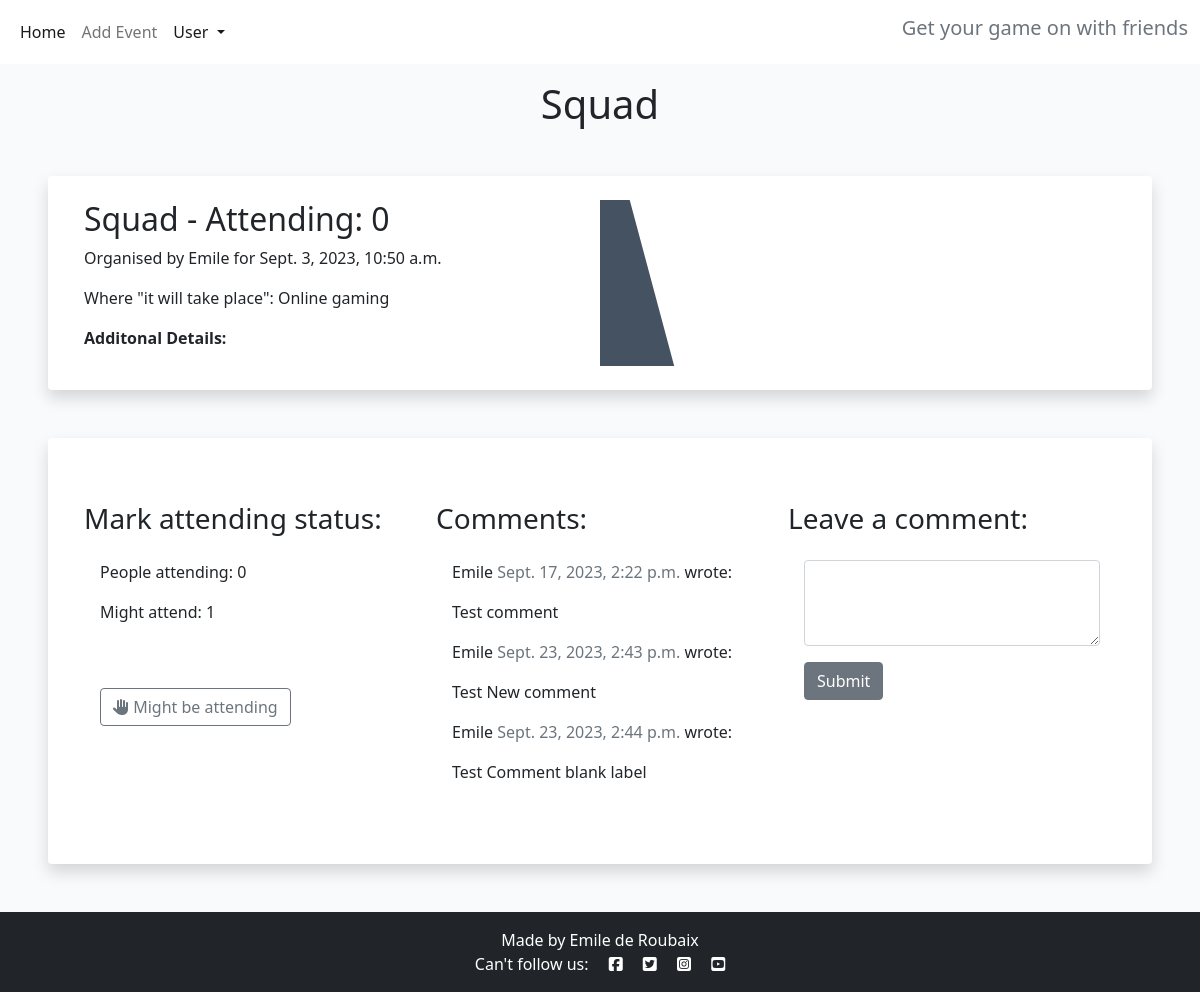
/booking-details/5 (signed in), run on the app's committed database.
### game_dates/models.py (models this page shows, shortened)
class Appointment(models.Model):
    user = models.ForeignKey(
        User, on_delete=models.CASCADE, null=True, blank=True)
    type = models.CharField(
        max_length=50, choices=SERVICE_CHOICES, default="Online gaming")
    day = models.DateField(default=datetime.now)
    time = models.CharField(
        max_length=24, choices=TIME_CHOICES)
    updated_on = models.DateTimeField(auto_now=True)
    description = models.CharField(
        max_length=50, null=True)
    content = models.TextField()
    created_on = models.DateTimeField(auto_now_add=True)
    approved = models.BooleanField(default=True)
    attending = models.ManyToManyField(
        User, related_name='event_attending', blank=True)
    tentative = models.ManyToManyField(
        User, related_name='event_tentative', blank=True)
    class Meta:
        ordering = ["-created_on"]
    def number_of_attendees(self):
        return self.attending.count()
    def number_of_tentative(self):
        return self.tentative.count()

class Comment(models.Model):
    post = models.ForeignKey(Appointment, on_delete=models.CASCADE,
                             related_name="comments")
    name = models.CharField(max_length=80)
    email = models.EmailField(blank=True)
    body = models.TextField()
    created_on = models.DateTimeField(auto_now_add=True)
    approved = models.BooleanField(default=True)
    class Meta:
        ordering = ["created_on"]

### game_dates/views.py (the view)
# urls.py: path('booking-details/<booking_id>', views.bookingDetails, name='bookingDetails'),
def bookingDetails(request, booking_id):
    booking = Appointment.objects.get(pk=booking_id)
    comments = booking.comments.filter(approved=True).order_by('created_on')
    attending = booking.number_of_attendees()
    tentative = booking.number_of_tentative()
    new_comment = None
    if request.method == 'POST':
        comment_form = CommentForm(data=request.POST)
        if comment_form.is_valid():
            new_comment = comment_form.save(commit=False)
            new_comment.name = request.user
            new_comment.post = Appointment.objects.get(id=booking_id)
            new_comment.save()
    else:
        comment_form = CommentForm()
    return render(request, 'bookingDetails.html', {
        'booking': booking,
        'comments': comments,
        'comment_form': comment_form,
        'attending': attending,
        'tentative': tentative,
        })

### game_dates/forms.py
class CommentForm(forms.ModelForm):
    class Meta:
        model = Comment
        fields = ('body',)
        widgets = {
            'body': forms.Textarea(attrs={'class': 'form-control', 'rows': '3'}),
        }
        labels = {
            'body': ''
        }

### game_dates/templates/bookingDetails.html (shortened to what this page needs)
{% extends "base.html" %}
{% block content %}
{% if user.is_authenticated %}
<h1 class="text-center  mt-3">{{ booking.description }}</h1>
<div class="shadow p-4 mb-5 bg-body bg-body rounded text-black  m-5 ">
    <div class="">
        <div class="container">
            <div class="row g-0">
                <div class="col-md-6 ">
                    <h2 class="">{{ booking.description }} - Attending: {{ attending }}</h2>
                    <p class="">Organised by {{ booking.user }} for {{ booking.created_on }}</p>
                    <p class="">Where "it will take place": {{ booking.type }}</p>
                    <p class=""><strong>Additonal Details:</strong> {{ booking.content }}</p>
                </div>
                <div class="d-none d-md-block col-md-6 masthead-image">
                    <img src="https://codeinstitute.s3.amazonaws.com/fullstack/blog/default.jpg" width="100%">
                </div>
            </div>
        </div>
    </div>
</div>
<div class="shadow p-4 mb-5 bg-body bg-body rounded text-black  m-5 ">
    <div class="container">
        <div class="row">
            <div class="col-md-4 card mb-4  mt-3 ">
                <h3 class="card-title mt-4">Mark attending status:</h3>
                <div class="card-body">
                    <p>People attending: {{ attending }}</p>
                    <p>Might attend: {{ tentative }}</p>
                    <div class="row">
                    </div>
                    <div class="row">
                        <form class="d-inline mt-4" action="{% url 'tentative' booking.id %}" method="POST">
                            {% if tentative %}
                            <button type="submit" name="booking_id" value="{{booking.id}}" class="btn btn-outline-secondary"><i class="fa-solid fa-hand"></i> Might be attending</button>
                            {% elif not attending %}
                            <button type="submit" name="booking_id" value="{{booking.id}}" class="btn btn-outline-secondary"><i class="fa-regular fa-hand"></i> Not Attending</button>
                            {% endif %}
                        </form>
                    </div>
                </div>
            </div>
            <div class="col-md-4 card mb-4  mt-3 ">
                <h3 class="card-title mt-4">Comments:</h3>
                <div class="card-body">
                    {% for comment in comments %}
                    <div class="comments">
                        <p class="font-weight-bold">
                            {{ comment.name }}
                            <span class=" text-muted font-weight-normal">
                                {{ comment.created_on }}
                            </span> wrote:
                        </p>
                        {{  comment.body | linebreaks }}
                    </div>
                    {% endfor %}
                </div>
            </div>
            <div class="col-md-4 card mb-4  mt-3 ">
                <h3 class="card-title mt-4">Leave a comment:</h3>
                <div class="card-body">
                    {% if new_comment %}
                    <div class="alert alert-success" role="alert">
                        Your comment is awaiting approval
                    </div>
                    {% else %}
                    <div class="form-group">
                        <form method="post">
                            {{ comment_form.as_p }}
                            <button type="submit" class="btn btn-secondary">Submit</button>
                        </form>
                    </div>
                    {% endif %}
                </div>
            </div>
        </div>
    </div>
</div>
{% else %}
<div class="shadow p-4 mb-5 bg-body bg-body rounded text-black  m-5 ">
    <h1 class="p-2  me-3">You Are Not Signed in!</h1>
    <a href="{% url 'register' %}" class="btn btn-primary shadow text-center">Sign in</a>
</div>
{% endif %}
{% endblock %}

### static/css/style.css (style rules this page uses)
body { background-color: #F9FAFC; }
.main-bg { background-color: #F9FAFC; }
.card { border: none; background-color: transparent; }
.masthead-image { position: relative; overflow: hidden; }
.masthead-image:after { content: ""; position: absolute; top: 0; right: 90%; height: 100%; width: 150%; background: #445261; -webkit-transform: skew(15deg); -moz-transform: skew(15deg); transform: skew(15deg); z-index: 100; }

### data on the page
Appointment: description "Squad", user "Emile", created_on "Sept. 3, 2023, 10:50 a.m.", type "Online gaming"
Comment: name "Emile", created_on "Sept. 17, 2023, 2:22 p.m.", body "Test comment"
Comment: name "Emile", created_on "Sept. 23, 2023, 2:43 p.m.", body "Test New comment"
Comment: name "Emile", created_on "Sept. 23, 2023, 2:44 p.m.", body "Test Comment blank label"

### other printed values
{{ attending }} "0"
{{ tentative }} "1"
